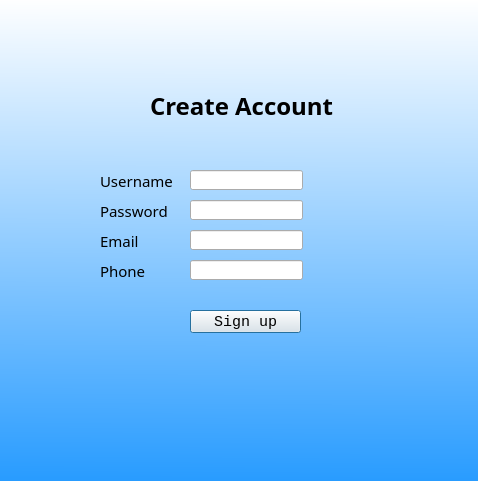
<?xml version="1.0" encoding="UTF-8"?>
<ui version="4.0">
 <class>doctorSignupDialog</class>
 <widget class="QDialog" name="doctorSignupDialog">
  <property name="geometry">
   <rect>
    <x>0</x>
    <y>0</y>
    <width>478</width>
    <height>481</height>
   </rect>
  </property>
  <property name="windowTitle">
   <string>Dialog</string>
  </property>
  <property name="styleSheet">
   <string notr="true">QDialog{
	
	background-color: qlineargradient(spread:pad, x1:0.994, y1:1, x2:1, y2:0, stop:0 rgba(41, 156, 255, 255), stop:1 rgba(255, 255, 255, 255));
}</string>
  </property>
  <widget class="QLabel" name="label">
   <property name="geometry">
    <rect>
     <x>150</x>
     <y>80</y>
     <width>211</width>
     <height>51</height>
    </rect>
   </property>
   <property name="font">
    <font>
     <family>Lucida Sans</family>
     <pointsize>18</pointsize>
     <weight>75</weight>
     <bold>true</bold>
    </font>
   </property>
   <property name="text">
    <string>Create Account</string>
   </property>
  </widget>
  <widget class="QLabel" name="usernameLabel">
   <property name="geometry">
    <rect>
     <x>100</x>
     <y>170</y>
     <width>81</width>
     <height>21</height>
    </rect>
   </property>
   <property name="font">
    <font>
     <family>Lucida Sans</family>
     <pointsize>11</pointsize>
    </font>
   </property>
   <property name="text">
    <string>Username</string>
   </property>
  </widget>
  <widget class="QLabel" name="passwordLabel">
   <property name="geometry">
    <rect>
     <x>100</x>
     <y>200</y>
     <width>81</width>
     <height>21</height>
    </rect>
   </property>
   <property name="font">
    <font>
     <family>Lucida Sans</family>
     <pointsize>11</pointsize>
    </font>
   </property>
   <property name="text">
    <string>Password</string>
   </property>
  </widget>
  <widget class="QLineEdit" name="usernameEdit">
   <property name="geometry">
    <rect>
     <x>190</x>
     <y>170</y>
     <width>113</width>
     <height>20</height>
    </rect>
   </property>
  </widget>
  <widget class="QLineEdit" name="passwordEdit">
   <property name="geometry">
    <rect>
     <x>190</x>
     <y>200</y>
     <width>113</width>
     <height>20</height>
    </rect>
   </property>
   <property name="echoMode">
    <enum>QLineEdit::Password</enum>
   </property>
  </widget>
  <widget class="QPushButton" name="signupBtn">
   <property name="geometry">
    <rect>
     <x>190</x>
     <y>310</y>
     <width>111</width>
     <height>23</height>
    </rect>
   </property>
   <property name="font">
    <font>
     <family>Lucida Console</family>
     <pointsize>11</pointsize>
    </font>
   </property>
   <property name="text">
    <string>Sign up</string>
   </property>
  </widget>
  <widget class="QLabel" name="passwordLabel_2">
   <property name="geometry">
    <rect>
     <x>100</x>
     <y>230</y>
     <width>81</width>
     <height>21</height>
    </rect>
   </property>
   <property name="font">
    <font>
     <family>Lucida Sans</family>
     <pointsize>11</pointsize>
    </font>
   </property>
   <property name="text">
    <string>Email</string>
   </property>
  </widget>
  <widget class="QLabel" name="passwordLabel_3">
   <property name="geometry">
    <rect>
     <x>100</x>
     <y>260</y>
     <width>81</width>
     <height>21</height>
    </rect>
   </property>
   <property name="font">
    <font>
     <family>Lucida Sans</family>
     <pointsize>11</pointsize>
    </font>
   </property>
   <property name="text">
    <string>Phone</string>
   </property>
  </widget>
  <widget class="QLineEdit" name="usernameEdit_2">
   <property name="geometry">
    <rect>
     <x>190</x>
     <y>230</y>
     <width>113</width>
     <height>20</height>
    </rect>
   </property>
  </widget>
  <widget class="QLineEdit" name="usernameEdit_3">
   <property name="geometry">
    <rect>
     <x>190</x>
     <y>260</y>
     <width>113</width>
     <height>20</height>
    </rect>
   </property>
  </widget>
 </widget>
 <resources/>
 <connections/>
</ui>
